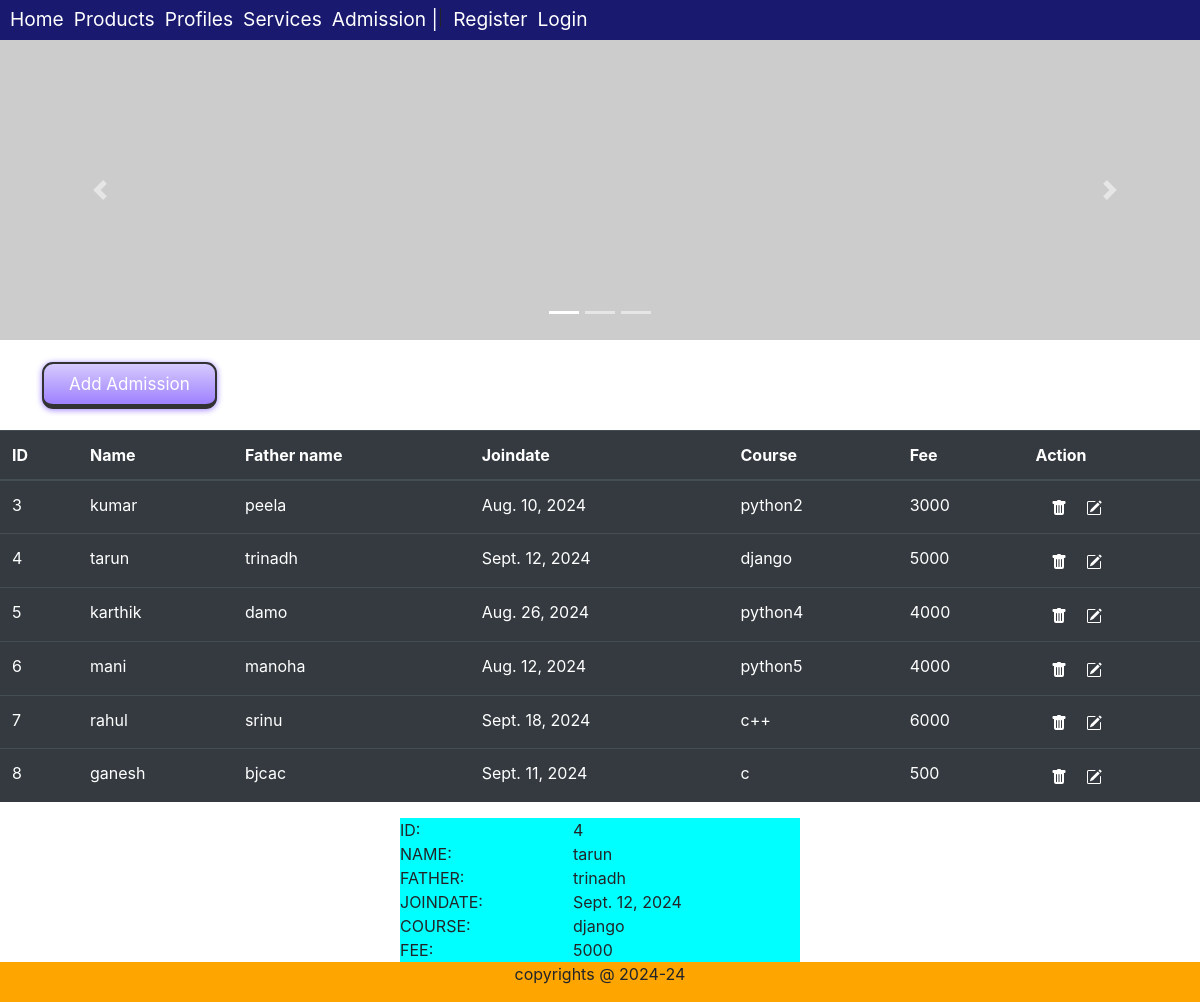
The page / on the database its author committed.
### admission/models.py (models this page shows)
class Admission(models.Model):
    stu_name=models.CharField(max_length=100)
    stu_father=models.CharField(max_length=100)
    joindate=models.DateField()
    stu_class=models.CharField(max_length=100)
    fee=models.PositiveIntegerField()
    class Meta:
        verbose_name="Admission"
        verbose_name_plural="Admissions"

### admission/views.py (the view)
# urls.py: 2. Add a URL to urlpatterns:  path('', views.home, name='home')
def home(request):
    data=Admission.objects.all()
    result=data.filter(id=4).exists()
    if result:
        result=data.get(id=4)
    res=render(request,'index.html',{'data':list(data),'result':result})
    return res

### templates/index.html (shortened to what this page needs)
{% extends 'layout.html' %} {% block title %} home {% endblock title %}
{% block content %}
<div id="carouselExampleIndicators" class="carousel slide" data-ride="carousel">
  <ol class="carousel-indicators">
    <li
      data-target="#carouselExampleIndicators"
      data-slide-to="0"
      class="active"
    ></li>
    <li data-target="#carouselExampleIndicators" data-slide-to="1"></li>
    <li data-target="#carouselExampleIndicators" data-slide-to="2"></li>
  </ol>
  <div class="carousel-inner">
    <div class="carousel-item active">
      <img
        src="https://picsum.photos/1600/400?coder"
        class="d-block w-100"
        alt="..."
      />
    </div>
  </div>
  <a
    class="carousel-control-prev"
    href="#carouselExampleIndicators"
    role="button"
    data-slide="prev"
  >
    <span class="carousel-control-prev-icon" aria-hidden="true"></span>
  </a>
  <a
    class="carousel-control-next"
    href="#carouselExampleIndicators"
    role="button"
    data-slide="next"
  >
    <span class="carousel-control-next-icon" aria-hidden="true"></span>
  </a>
</div>
<div class="py-3 px-3 my-3 mx-3">
<a href="admissionentry" role="button">Add Admission</a>
</div>
<div>
<table class="table table-dark">
  <thead class="thead-dark">
    <tr>
      <th scope="col">ID</th>
      <th scope="col">Name</th>
      <th scope="col">Father name</th>
      <th scope="col">Joindate</th>
      <th scope="col">Course</th>
      <th scope="col">Fee</th>
      <th scope="col">Action</th>
    </tr>
      {% for red in data %}
      <tr>
        <td>{{red.id}}</td>
        <td>{{red.stu_name}}</td>
        <td>{{red.stu_father}}</td>
        <td>{{red.joindate}}</td>
        <td>{{red.stu_class}}</td>
        <td>{{red.fee}}</td>
        <td>
          <span>
           <a href="deleteadmission/{{red.id}}">
          </a>
          <a href="editadmission/{{red.id}}">
          </a>
        </span>
        </td>
      </tr>
      {% endfor %}
  </table>
</div>
<div>
  <table style="width:400px; margin:auto; background:aqua;">
    <tr>
      <td>ID:</td>
      <td>{{result.id}}</td>
    </tr>
    <tr>
      <td>NAME:</td>
      <td>{{result.stu_name}}</td>
    </tr>
    <tr>
      <td>FATHER:</td>
      <td>{{result.stu_father}}</td>
    </tr>
    <tr>
      <td>JOINDATE:</td>
      <td>{{result.joindate}}</td>
    </tr>
    <tr>
      <td>COURSE:</td>
      <td>{{result.stu_class}}</td>
    </tr>
    <tr>
      <td>FEE:</td>
      <td>{{result.fee}}</td>
    </tr>
  </table>
</div>
{% endblock content%}

### assets/css/custom.css (style rules this page uses)
* { box-sizing: border-box; padding: 0px; margin: 0px; }
a { text-decoration: none; color: white; font-size: 1.2rem; margin-left: 10px; }
.action-icons { margin-left:5px; cursor: pointer; }

### templates/layout.html (style rules this page uses)
body { background-image:url(background.avif); background-repeat:no-repeat; background-attachment:fixed; background-size: 100% 100%; }

### templates/index.html (style rules this page uses)
a[href="admissionentry"], a[href="admissionentry"]:focus { font-size: 17px; padding: 10px 25px; border-radius: 0.7rem; background-image: linear-gradient(rgb(214, 202, 254), rgb(158, 129, 254)); border: 2px solid rgb(50, 50, 50); border-bottom: 5px solid rgb(50, 50, 50); box-shadow: 0px 1px 6px 0px rgb(158, 129, 254); transform: translate(0, -3px); cursor: pointer; transition: 0.2s; transition-timing-function: linear; }

### rows shown on the page
Admission: id "3", stu_name "kumar", stu_father "peela", joindate "Aug. 10, 2024", stu_class "python2", fee "3000"
Admission: id "4", stu_name "tarun", stu_father "trinadh", joindate "Sept. 12, 2024", stu_class "django", fee "5000"
Admission: id "5", stu_name "karthik", stu_father "damo", joindate "Aug. 26, 2024", stu_class "python4", fee "4000"
Admission: id "6", stu_name "mani", stu_father "manoha", joindate "Aug. 12, 2024", stu_class "python5", fee "4000"
Admission: id "7", stu_name "rahul", stu_father "srinu", joindate "Sept. 18, 2024", stu_class "c++", fee "6000"
Admission: id "8", stu_name "ganesh", stu_father "bjcac", joindate "Sept. 11, 2024", stu_class "c", fee "500"
